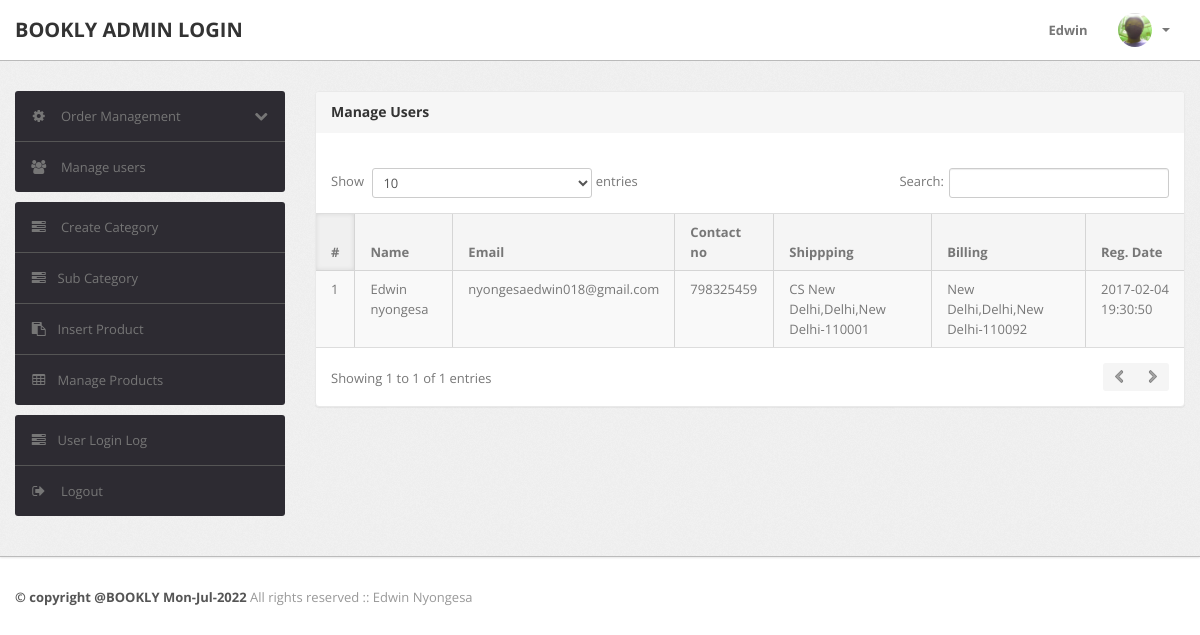
The page /admin/manage-users.php (signed in) on the database its author committed.
### tables this page shows
CREATE TABLE `users` (
  `id` int(11) NOT NULL,
  `name` varchar(255) DEFAULT NULL,
  `email` varchar(255) DEFAULT NULL,
  `contactno` bigint(11) DEFAULT NULL,
  `password` varchar(255) DEFAULT NULL,
  `shippingAddress` longtext,
  `shippingState` varchar(255) DEFAULT NULL,
  `shippingCity` varchar(255) DEFAULT NULL,
  `shippingPincode` int(11) DEFAULT NULL,
  `billingAddress` longtext,
  `billingState` varchar(255) DEFAULT NULL,
  `billingCity` varchar(255) DEFAULT NULL,
  `billingPincode` int(11) DEFAULT NULL,
  `regDate` timestamp NOT NULL DEFAULT CURRENT_TIMESTAMP,
  `updationDate` varchar(255) DEFAULT NULL
);

### admin/manage-users.php (the view, shortened to what this page needs)
<?php
include('include/config.php');
if (strlen($_SESSION['alogin']) == 0) {
	header('location:index.php');
} else {
?>
	<!DOCTYPE html>
	<html lang="en">
	<head>
		<link type="text/css" href="bootstrap/css/bootstrap.min.css" rel="stylesheet">
		<link type="text/css" href="bootstrap/css/bootstrap-responsive.min.css" rel="stylesheet">
		<link type="text/css" href="css/theme.css" rel="stylesheet">
		<link type="text/css" href="images/icons/css/font-awesome.css" rel="stylesheet">
	</head>
	<body>
		<?php include('include/header.php'); ?>
		<div class="wrapper">
			<div class="container">
				<div class="row">
					<?php include('include/sidebar.php'); ?>
					<div class="span9">
						<div class="content">
							<div class="module">
								<div class="module-head">
									<h3>Manage Users</h3>
								</div>
								<div class="module-body table">
									<br />
									<table cellpadding="0" cellspacing="0" border="0" class="datatable-1 table table-bordered table-striped	 display" width="100%">
										<thead>
											<tr>
												<th>#</th>
												<th> Name</th>
												<th>Email </th>
												<th>Contact no</th>
												<th>Shippping</th>
												<th>Billing</th>
												<th>Reg. Date </th>
											</tr>
										</thead>
										<tbody>
											<?php $query = mysqli_query($con, "select * from users");
											$cnt = 1;
											while ($row = mysqli_fetch_array($query)) {
											?>
												<tr>
													<td><?php echo htmlentities($cnt); ?></td>
													<td><?php echo htmlentities($row['name']); ?></td>
													<td><?php echo htmlentities($row['email']); ?></td>
													<td> <?php echo htmlentities($row['contactno']); ?></td>
													<td><?php echo htmlentities($row['shippingAddress'] . "," . $row['shippingCity'] . "," . $row['shippingState'] . "-" . $row['shippingPincode']); ?></td>
													<td><?php echo htmlentities($row['billingAddress'] . "," . $row['billingCity'] . "," . $row['billingState'] . "-" . $row['billingPincode']); ?></td>
													<td><?php echo htmlentities($row['regDate']); ?></td>
												<?php $cnt = $cnt + 1;
											} ?>
									</table>
								</div>
							</div>
						</div>
					</div>
				</div>
			</div>
		</div>
		<?php include('include/footer.php'); ?>
	</body>
<?php } ?>

### admin/include/header.php (shortened to what this page needs)
<div class="navbar navbar-fixed-top">
		<div class="navbar-inner">
			<div class="container">
			  	<a class="brand" href="index.html">
			  		BOOKLY ADMIN LOGIN
			  	</a>
				<div class="nav-collapse collapse navbar-inverse-collapse">
					<ul class="nav pull-right">
						<li><a href="#">
							Edwin
						</a></li>
						<li class="nav-user dropdown">
							<a href="#" class="dropdown-toggle" data-toggle="dropdown">
								<img src="images/me.jpg" class="nav-avatar" />
								<b class="caret"></b>
							</a>
						</li>
					</ul>
				</div>
			</div>
		</div>
	</div>

### admin/include/sidebar.php (shortened to what this page needs)
<div class="span3">
					<div class="sidebar">
<ul class="widget widget-menu unstyled">
							<li>
								<a class="collapsed" data-toggle="collapse" href="#togglePages">
									<i class="menu-icon icon-cog"></i>
									<i class="icon-chevron-down pull-right"></i><i class="icon-chevron-up pull-right"></i>
									Order Management
								</a>
							</li>
							<li>
								<a href="manage-users.php">
									<i class="menu-icon icon-group"></i>
									Manage users
								</a>
							</li>
						</ul>
						<ul class="widget widget-menu unstyled">
                                <li><a href="category.php"><i class="menu-icon icon-tasks"></i> Create Category </a></li>
                                <li><a href="subcategory.php"><i class="menu-icon icon-tasks"></i>Sub Category </a></li>
                                <li><a href="insert-product.php"><i class="menu-icon icon-paste"></i>Insert Product </a></li>
                                <li><a href="manage-products.php"><i class="menu-icon icon-table"></i>Manage Products </a></li>
                            </ul>
						<ul class="widget widget-menu unstyled">
							<li><a href="user-logs.php"><i class="menu-icon icon-tasks"></i>User Login Log </a></li>
							<li>
								<a href="logout.php">
									<i class="menu-icon icon-signout"></i>
									Logout
								</a>
							</li>
						</ul>
					</div>
				</div>

### admin/include/footer.php
<div class="footer">
	<div class="container">
		<b class="copyright">&copy; copyright @BOOKLY <?php echo date('D-M-Y'); ?></b> All rights reserved :: Edwin Nyongesa
	</div>
</div>

### rows shown on the page
users: name "Edwin nyongesa", email "nyongesaedwin018@gmail.com", contactno "798325459", shippingAddress+shippingCity+shippingState "CS New Delhi,Delhi,New Delhi-110001", billingAddress+billingCity+billingState "New Delhi,Delhi,New Delhi-110092", regDate "2017-02-04 19:30:50"
